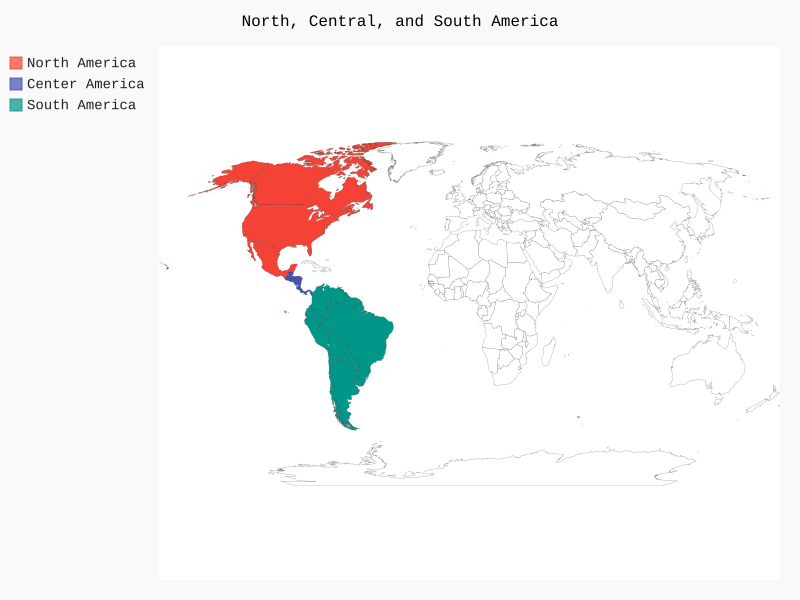

Recreate this plot in Python.
# -*- coding: utf-8 -*-
"""xxxxx"""
__author__ = 'Huang Lun'
from pygal_maps_world.maps import World

wm = World()
wm.title = 'North, Central, and South America'

wm.add('North America', ['ca', 'mx', 'us'])
wm.add('Center America', ['bz', 'cr', 'gt', 'hn', 'ni', 'pa', 'sv'])
wm.add('South America', ['ar', 'bo', 'br', 'cl', 'co', 'ec', 'gf',
                         'gy', 'pe', 'py', 'sr', 'uy', 've'])
wm.render_to_file('americas.svg')
